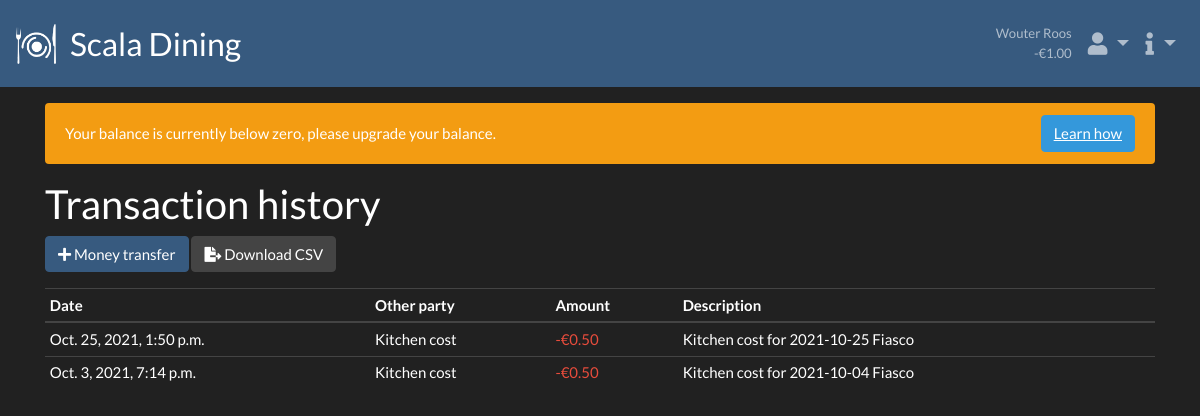
/credit/transactions/ (signed in), run on the app's committed database.
### userdetails/models.py (models this page shows, shortened)
class User(AbstractUser):
    email = models.EmailField("email address", unique=True)
    def __str__(self):
        return "{} {}".format(self.first_name, self.last_name).strip() or "@{}".format(self.username)
    @cached_property
    def boards(self):
        return Association.objects.filter(user=self).all()
    @cached_property
    def requires_action(self):
        for board in self.boards:
            if board.requires_action:
                return True
        return False
    @cached_property
    def requires_information_updates(self):
        from general.views import SiteUpdateView
        return SiteUpdateView.has_new_update(self)
    @cached_property
    def requires_information_rules(self):
        from general.views import RulesPageView
        return RulesPageView.has_new_update(self)
    def has_any_perm(self):
        for group in self.groups.all():
            if group.permissions.count() > 0:
                return True
        if self.user_permissions.count() > 0:
            return True
        return False
    def has_admin_site_access(self):
        return self.is_active and (self.has_any_perm() or self.is_superuser)
    def get_verified_memberships(self):
        return self.usermembership_set.filter(is_verified=True)
    def has_min_balance_exception(self):
        exceptions = [membership.association.has_min_exception for membership in self.get_verified_memberships()]
        return True in exceptions

### creditmanagement/models.py (models this page shows, shortened)
class Account(models.Model):
    user = models.OneToOneField(User, on_delete=models.CASCADE, blank=True, null=True)
    association = models.OneToOneField(Association, on_delete=models.CASCADE, blank=True, null=True)
    SPECIAL_ACCOUNTS = [
        ('kitchen_cost', 'Kitchen cost'),
    ]
    SPECIAL_ACCOUNT_DESCRIPTION = {
        'kitchen_cost': "Account which receives the kitchen payments. "
                        "The balance indicates the money that is payed for kitchen usage "
                        "(minus withdraws from this account).",
    }
    special = models.CharField(max_length=30, unique=True, blank=True, null=True, default=None, choices=SPECIAL_ACCOUNTS)
    def get_balance(self) -> Decimal:
        tx = Transaction.objects.filter_valid()
        source_sum = tx.filter(source=self).aggregate(sum=Sum('amount'))['sum'] or Decimal('0.00')
        target_sum = tx.filter(target=self).aggregate(sum=Sum('amount'))['sum'] or Decimal('0.00')
        return target_sum - source_sum
    get_balance.short_description = "Balance"  # (used in admin site)
    def get_entity(self) -> Union[User, Association, None]:
        if self.user:
            return self.user
        if self.association:
            return self.association
        return None
    def __str__(self):
        if self.get_entity():
            return str(self.get_entity())
        if self.special:
            return self.get_special_display()
        return super().__str__()

class Transaction(models.Model):
    source = models.ForeignKey(Account, on_delete=models.PROTECT, related_name='transaction_source_set')
    target = models.ForeignKey(Account, on_delete=models.PROTECT, related_name='transaction_target_set')
    amount = models.DecimalField(decimal_places=2, max_digits=8, validators=[MinValueValidator(Decimal('0.01'))])
    moment = models.DateTimeField(default=timezone.now)
    description = models.CharField(max_length=150)
    created_by = models.ForeignKey(User, on_delete=models.PROTECT, related_name='transaction_set')
    cancelled = models.DateTimeField(null=True)
    cancelled_by = models.ForeignKey(User,
                                     on_delete=models.PROTECT,
                                     null=True,
                                     related_name='transaction_cancelled_set')
    objects = TransactionQuerySet2.as_manager()
    def is_cancelled(self) -> bool:
        return bool(self.cancelled)
    is_cancelled.boolean = True

### creditmanagement/views.py (the view)
# urls.py: path('transactions/', TransactionListView.as_view(), name='transaction_list'),
class TransactionListView(LoginRequiredMixin, ListView):
    template_name = "credit_management/transaction_history.html"
    paginate_by = 20
    def get_queryset(self):
        return Transaction.objects.filter_account(self.request.user.account).order_by('-moment')

### creditmanagement/models.py (called while the page is built)
    def filter_valid(self):
        return self.filter(cancelled__isnull=True)

    def filter_account(self, account: Account):
        return self.filter(Q(source=account) | Q(target=account))

### creditmanagement/templatetags/credit_tags.py (called while the page is built)
@register.filter
def euro(value):
    amount = "{:.2f}".format(abs(value))
    v = "{}€{}".format('-' if value < 0 else '', amount)
    return mark_safe(v)

@register.filter
def negate(value):
    return -value

### general/models.py (called while the page is built)
    @classmethod
    def __get_page_int__(cls, page_name):
        page_name = page_name.lower()
        if page_name == "updates":
            return 1
        if page_name == "rules":
            return 2
        return None

    @classmethod
    def get_latest_visit(cls, page_name, user, update=False):
        if update:
            latest_visit_obj, created = cls.objects.get_or_create(user=user, page=cls.__get_page_int__(page_name))
        else:
            try:
                latest_visit_obj = cls.objects.get(user=user, page=cls.__get_page_int__(page_name))
            except cls.DoesNotExist:
                return None
        timestamp = latest_visit_obj.timestamp
        if update:
            latest_visit_obj.timestamp = timezone.now()
            latest_visit_obj.save()
        return timestamp

### general/views.py (called while the page is built)
    @staticmethod
    def has_new_update(user):
        visit_timestamp = PageVisitTracker.get_latest_visit('updates', user)
        if visit_timestamp is None:
            return False
        return SiteUpdate.objects.latest('date').date > visit_timestamp

    @staticmethod
    def has_new_update(user):
        visit_timestamp = PageVisitTracker.get_latest_visit('rules', user)
        if visit_timestamp is None:
            return False
        return RulesPageView.change_date > visit_timestamp

### scaladining/context_processors.py (called while the page is built)
def scala(request):
    return {'MINIMUM_BALANCE_FOR_DINING_SIGN_UP': settings.MINIMUM_BALANCE_FOR_DINING_SIGN_UP}

### assets/templates/credit_management/transaction_history.html (shortened to what this page needs)
{% extends 'base.html' %}
{% block content %}
    <h2>Transaction history</h2>
    <p>
        <a href="{% url 'credits:transaction_add' %}" class="btn btn-primary">
            <i class="fas fa-plus"></i> Money transfer
        </a>
        <a href="{% url 'credits:transaction_csv' %}" class="btn btn-secondary">
            <i class="fas fa-file-export"></i> Download CSV
        </a>
    </p>
    {% include 'credit_management/transaction_table.html' with account_self=user.account hide_created_by=True %}
{% endblock %}

### assets/templates/base.html (shortened to what this page needs)
{% extends 'base_no_navbar.html' %}
{% load credit_tags %}
{% load static %}
{% block body %}
    <nav class="navbar navbar-expand navbar-dark bg-primary">
        <a href="{% url 'index' %}" class="navbar-brand mr-auto">
            <img src="{% static "images/Scala_dining.png" %}" height="40" alt="Scala Dining">
            <span class="h3 d-none d-lg-inline"
                  style="line-height: 40px; vertical-align: middle; margin: 0 0 0 10px"> Scala Dining</span>
        </a>
        {% with justify="d-flex justify-content-between align-items-center" %}
            {% if user.is_authenticated %}
                <span class="navbar-text small text-right px-2">
                    {{ user }}<br>
                    {{ user.account.get_balance|euro }}
                </span>
                <div class="navbar-nav">
                    <div class="nav-item dropdown">
                        <a class="nav-link dropdown-toggle h4 mb-0" href="#" data-toggle="dropdown">
                            <i class="fas fa-user"></i>
                        </a>
                    </div>
                    <div class="nav-item dropdown">
                        <a class="nav-link dropdown-toggle h4 mb-0" href="#" data-toggle="dropdown">
                            <i class="fas fa-info"></i>
                        </a>
                    </div>
                </div>
            {% endif %}
        {% endwith %}
    </nav>
    <div class="container mt-3 mb-5">
        {% include 'snippets/negative_balance_alert.html' %}
        {% block content %}{% endblock %}
    </div>
{% endblock %}

### assets/templates/credit_management/transaction_table.html (shortened to what this page needs)
{% load credit_tags %}
<div class="table-responsive">
    <table class="table table-sm">
        <thead>
        <tr>
            <th scope="col">Date</th>
            <th scope="col">Other party</th>
            <th scope="col">Amount</th>
            <th scope="col">Description</th>
        </tr>
        </thead>
        <tbody>
        {% for tx in object_list %}
            <tr {% if tx.is_cancelled %}style="text-decoration: line-through;"{% endif %}>
                <td>{{ tx.moment }}</td>
                <td>
                    {% if tx.source == account_self %}
                        {{ tx.target }}
                    {% else %}
                        {{ tx.source }}
                    {% endif %}
                </td>
                <td>
                    {% if tx.source == account_self %}
                        <span class="text-danger">{{ tx.amount|negate|euro }}</span>
                    {% else %}
                        <span class="text-success">+{{ tx.amount|euro }}</span>
                    {% endif %}
                </td>
                <td>{{ tx.description }}</td>
            </tr>
        {% endfor %}
        </tbody>
    </table>
</div>

### assets/static/css/custom.css (style rules this page uses)
body { background-color: #212121; }

### data on the page
User: first_name+last_name "Wouter Roos", account.get_balance|euro "-€1.00"
Transaction: moment "Oct. 25, 2021, 1:50 p.m.", target "Kitchen cost", amount|negate "-€0.50", description "Kitchen cost for 2021-10-25 Fiasco"
Transaction: moment "Oct. 3, 2021, 7:14 p.m.", target "Kitchen cost", amount|negate "-€0.50", description "Kitchen cost for 2021-10-04 Fiasco"
